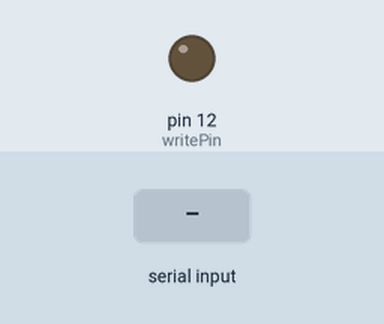
This sketch was run on a simulated Arduino Uno, built with avr-gcc and run on an emulated ATmega328P. Shown: output pins drawn as LEDs (lit = HIGH). Dashed ring = blinking. The test bench sets the inputs (shaded band). What the sketch prints to the serial monitor is not drawn.

Above: at 1.2 s.
1.3 s: "90,45\n" received over Serial
At 1.7 s:
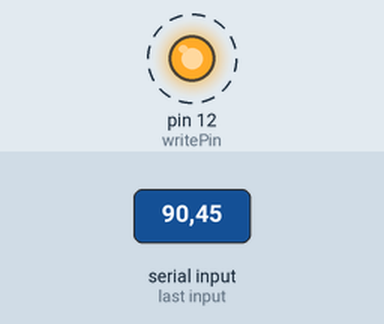
Timing chart, 0 to 10.3 s (numbered marks = the images above; inputs shaded):
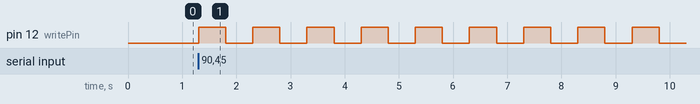

Measured:
- after the input at 1.3 s, pin 12 (writePin): alternates HIGH for 0.50 s and LOW for 0.50 s, starting at once

The sketch:

rea_value_serail.ino
```cpp
int numBlinks;
String msg = "How many times to blink: ";
int blinkTime = 500;
int writePin = 12;

void setup() {
  // put your setup code here, to run once:
Serial.begin(9600);
pinMode(writePin, OUTPUT);
}

void loop() {
  // put your main code here, to run repeatedly:
Serial.print(msg);
while(Serial.available() == 0){}
numBlinks = Serial.parseInt();

for(int i = 0; i < numBlinks ; i++){
  digitalWrite(writePin, HIGH);
  delay(blinkTime);
  digitalWrite(writePin, LOW);
  delay(blinkTime);
}
Serial.println();
}
```
